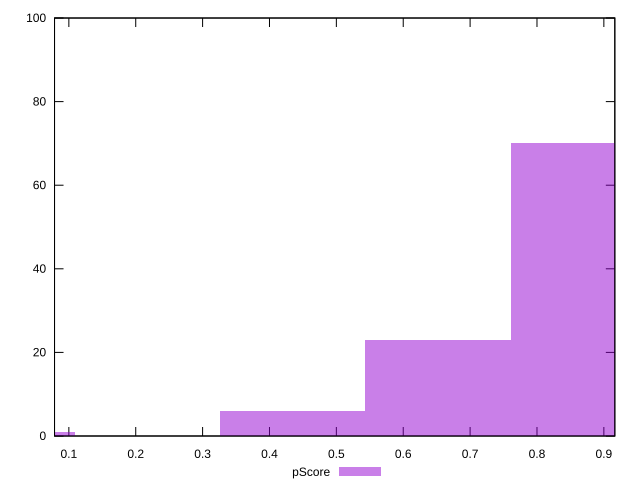

Generate this figure with gnuplot:
reset

$pScore <<EOF
0.8693075755637262 70
0.4346537877818631 6
0.6519806816727947 23
0 1
EOF

set key outside below
set boxwidth 0.21732689389093154
set xrange [0.07858341751976011:0.9163971786250911]
set yrange [0:100]
set trange [0:100]
set style fill transparent solid 0.5 noborder
set terminal svg size 640, 490 enhanced background rgb 'white'
set output "reprap/total-blocking-time/samples/pages+cached+noexternal+nomedia+nocss/pScore/histogram.svg"

plot $pScore title "pScore" with boxes

reset
